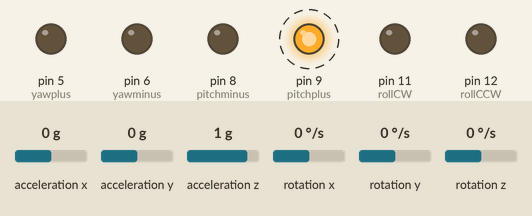
A sketch run on a simulated Arduino Uno, built with avr-gcc and run on an emulated ATmega328P. Shown: output pins drawn as LEDs (lit = HIGH). Wiring (inferred from the names in the program): MPU-6050 motion sensor at I2C address 0x68. Dashed ring = blinking. Inputs (shaded band) come from the test bench; at power-on: acceleration y 0 g, acceleration z 1 g, rotation x 0 °/s, acceleration x 0 g, rotation y 0 °/s, rotation z 0 °/s. What the sketch prints to the serial monitor is not drawn.

Above: at 1.09 s.
1.3 s: acceleration y set to -0.3 g
At 1.64 s:
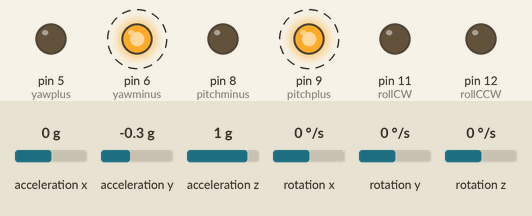
4.3 s: acceleration z set to 0.3 g
7.3 s: acceleration z set to 0 g
At 7.77 s:
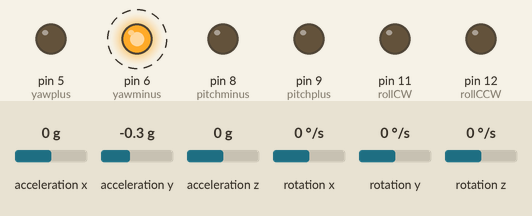
10.3 s: rotation x set to -3 °/s
At 10.56 s:
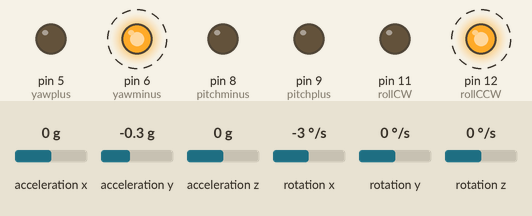
13.3 s: acceleration y set to 0 g
At 13.64 s:
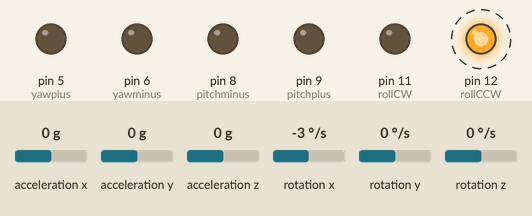
16.3 s: rotation x set to 100 °/s
At 16.71 s:
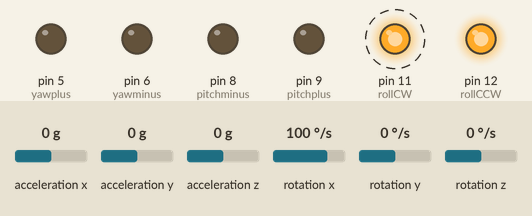
Timing chart, 0 to 20.3 s (numbered marks = the images above; inputs shaded):
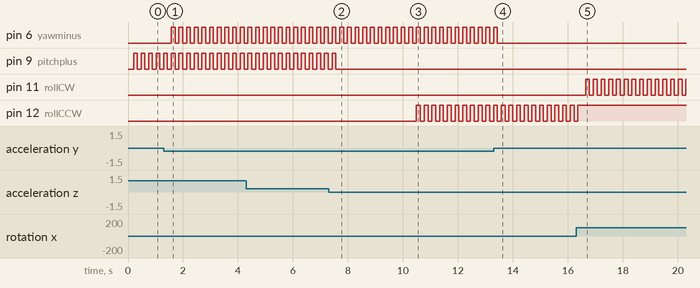

The sketch:

RCS_Arduino_controller__BANG__.ino
```cpp
#include <Wire.h>

#define A_GAIN 0.932    // [deg/LSB]
#define G_GAIN 1.466    // [deg/s/LSB]

#define DT 0.002         // [s/loop] loop period
#define A 0.98         // complementary filter constant

#define KP 1.8          // proportional controller gain [LSB/deg/loop]
#define KD 0.4          // derivative controller gain [LSB/deg/loop]
#define KI 0.5          // Integral controller gain

float accelX = 0.0;
float angleX = 0.0;      // [deg]
float rateX = 0.0;       // [deg/s]
float outputX = 0.0;     // [LSB] (100% voltage to motor is 255LSB)

float accelZ = 0.0;
float angleZ = 0.0;      // [deg]
float rateZ = 0.0;       // [deg/s]
float outputZ = 0.0;     // [LSB] (100% voltage to motor is 255LSB)

float accelY = 0.0;
float angleY = 0.0;      // [deg]
float rateY = 0.0;       // [deg/s]
float outputY = 0.0;     // [LSB] (100% voltage to motor is 255LSB)

// LED pin assignments
int rollCW = 11;
int rollCCW = 12;
int pitchplus = 9;
int pitchminus = 8;
int yawminus = 6;
int yawplus = 5;

const int MPU=0x68;  // I2C address of the MPU-6050
float AcX;
float AcY;
float AcZ;
float GyX;
float GyY;
float GyZ;
float Tmp;
float d = 0;


int ledState = LOW;             // ledState used to set the LED
unsigned long previousMillis = 0;        // will store last time LED was updated
const long interval = 100;           // interval at which to blink (milliseconds)

void setup() {
  Wire.begin();
  Wire.beginTransmission(MPU);
  Wire.write(0x6B);  // PWR_MGMT_1 register
  Wire.write(0);     // set to zero (wakes up the MPU-6050)
  Wire.endTransmission(true);
  pinMode(rollCW, OUTPUT);
  pinMode(rollCCW, OUTPUT);
  pinMode(pitchplus, OUTPUT);
  pinMode(pitchminus, OUTPUT);
  pinMode(yawplus, OUTPUT);
  pinMode(yawminus, OUTPUT);
  Serial.begin(9600);
}


void IMU(){ //IMU function for MPU-6050
  Wire.beginTransmission(MPU);
  Wire.write(0x3B);  // starting with register 0x3B (ACCEL_XOUT_H)
  Wire.endTransmission(false);
  Wire.requestFrom(MPU,14,true);
  AcX=Wire.read()<<8|Wire.read();
  AcY=Wire.read()<<8|Wire.read();
  AcZ=Wire.read()<<8|Wire.read();
  Tmp=Wire.read()<<8|Wire.read();
  GyX=Wire.read()<<8|Wire.read();
  GyY=Wire.read()<<8|Wire.read();
  GyZ=Wire.read()<<8|Wire.read();

  // adjusting roll rates with negatives
  if (GyX >= 32768) {
  GyX = GyX-65536;
  }
  if (GyY >= 32768) {
  GyY = GyY-65536;
  }
  if (GyZ >= 32768) {
  GyZ = GyZ-65536;
  }
  if (AcX >= 32768) {
  AcX = AcX-65536;
  }
  if (AcY >= 32768) {
  AcY = AcY-65536;
  }
  if (AcZ >= 32768) {
  AcZ = AcZ-65536;
  }
  ////////////////////////////////////////////////////////////
  //output for Pitch tilt
  rateX = GyX / 131;
  Serial.print(" | rateX = ");
  Serial.print(rateX);
  //set accell rate
  accelY = AcY / 16384;
  Serial.print(" | accY = ");
  Serial.print(accelY);
  //determine the angle
  angleZ = A * (angleZ + rateZ * DT) + (1 - A) * accelY;
  Serial.print(" | angZ = ");
  Serial.print(angleZ);
  //set the scalar reaction
  outputZ = (angleZ * KP + rateZ * KD) ;
  Serial.print(" | outZ = ");
  Serial.print(outputZ);
  ////////////////////////////////////////////////////////////
  //output for Yaw tilt
  rateY = GyY / 131;
  Serial.print(" | rateY = ");
  Serial.print(rateY);
  //set accell rate
  accelZ = AcZ / 16384;
  Serial.print(" | accZ = ");
  Serial.print(accelZ);
  //determine the angle
  angleY = A * (angleY + rateY * DT) + (1 - A) * accelZ;
  Serial.print(" | angY = ");
  Serial.print(angleY);
  //set the scalar reaction
  outputY = (angleY * KP + rateY * KD) ;
  Serial.print(" | outY = ");
  Serial.print(outputY);
  ////////////////////////////////////////////////////////////
  //output for roll rate
  rateZ = GyZ / 131;
  Serial.print(" | rateZ = ");
  Serial.println(rateZ);

}

void blink() //function for blink without  delay using preset interval for PWM
{
  unsigned long currentMillis = millis();
  if(currentMillis - previousMillis >= interval) {
    previousMillis = currentMillis;
    if (ledState == LOW){
      ledState = HIGH;

    }
    else{
      ledState = LOW;
  }
  }
}

void roll() { //function to control roll
    //acvitate solenoids to roll clockwise
  if (rateX >= 2) {
    blink();
    digitalWrite(rollCW,ledState);
  }
  //acvitate solenoids to roll counter-clockwise
  else if (rateX <= -2) {
    blink();
    digitalWrite(rollCCW,ledState);
  }
 //sweetspot!! no roll action to solenoids
  else {
    digitalWrite(rollCW,LOW);
    digitalWrite(rollCCW,LOW);
  }
}
void pitch(){
 if (accelZ >= .2) {
    blink();
    digitalWrite(pitchplus,ledState);
  }
  //acvitate solenoids to roll counter-clockwise
  else if (accelZ <= -.2) {
    blink();
    digitalWrite(pitchminus,ledState);
  }
 //sweetspot!! no roll action to solenoids
  else {
    digitalWrite(pitchplus,LOW);
    digitalWrite(pitchminus,LOW);
  }
}
void yaw(){
 if (accelY >= .2) {
    blink();
    digitalWrite(yawplus,ledState);
  }
  //acvitate solenoids to roll counter-clockwise
  else if (accelY <= -.2) {
    blink();
    digitalWrite(yawminus,ledState);
  }
 //sweetspot!! no roll action to solenoids
  else {
    digitalWrite(yawplus,LOW);
    digitalWrite(yawminus,LOW);
  }
}
void loop() {

  IMU(); //recall IMU function

  roll(); //roll rate controller
  pitch();
  yaw();

  delay(1);

}
```

Measured:
- the behaviour switches between -0.1 and -0.2 g on acceleration y (found by bisection; images 0 and 1)
- the behaviour switches between 0.2 and 0.1 g on acceleration z (found by bisection; images 1 and 2)
- the behaviour switches between -1 and -2 °/s on rotation x (found by bisection; images 2 and 3)
- after the input at 1.3 s, pin 6 (yawminus): alternates HIGH for 0.14 s and LOW for 0.14 s, starting after 0.27 s
- after the input at 7.3 s, pin 9 (pitchplus): goes on until 7.6 s, then stays LOW
- after the input at 10.3 s, pin 12 (rollCCW): alternates HIGH for 0.14 s and LOW for 0.14 s, starting after 0.19 s
- after the input at 13.3 s, pin 6 (yawminus): goes on until 13.4 s, then stays LOW
- after the input at 16.3 s, pin 11 (rollCW): alternates HIGH for 0.14 s and LOW for 0.14 s, starting after 0.35 s; pin 12 (rollCCW): goes on until 16.4 s, then stays HIGH
